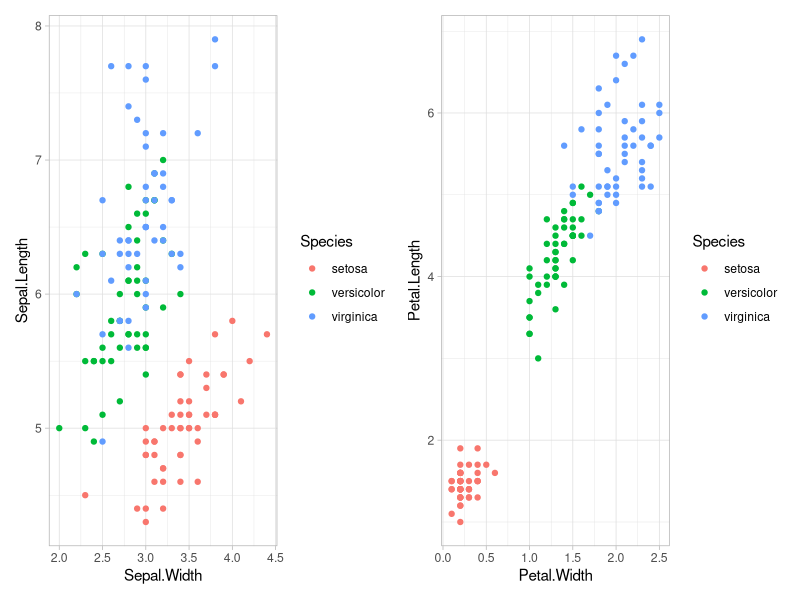

Write the R code that produced this figure.
## ---- chunk 1
# The datasets package needs to be loaded to access our data 
# For a full list of these datasets, type library(help = "datasets")
library(datasets)
data(iris)
summary(iris)
## ---- chunk 2
library(ggplot2)
p <- ggplot(iris, aes(Sepal.Width, Sepal.Length)) +    
  geom_point(aes(color = Species)) +   
  theme_light() 

library(patchwork)

p + (p+ aes(Petal.Width, Petal.Length))
